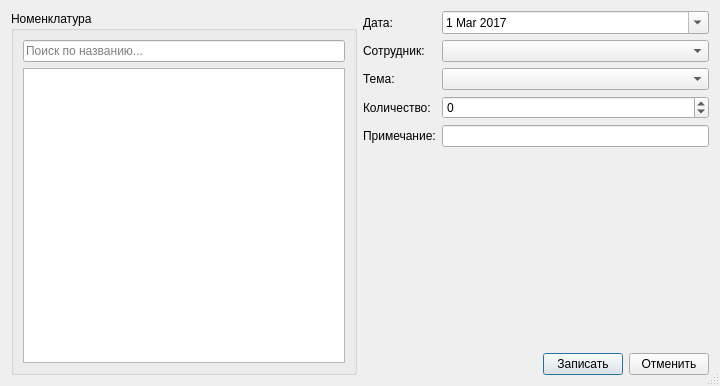
<?xml version="1.0" encoding="UTF-8"?>
<ui version="4.0">
 <class>TransactDataDialog</class>
 <widget class="QDialog" name="TransactDataDialog">
  <property name="windowModality">
   <enum>Qt::ApplicationModal</enum>
  </property>
  <property name="geometry">
   <rect>
    <x>0</x>
    <y>0</y>
    <width>720</width>
    <height>386</height>
   </rect>
  </property>
  <property name="windowTitle">
   <string>Добавить приход\расход</string>
  </property>
  <property name="sizeGripEnabled">
   <bool>true</bool>
  </property>
  <property name="modal">
   <bool>true</bool>
  </property>
  <layout class="QVBoxLayout" name="verticalLayout_3">
   <item>
    <layout class="QHBoxLayout" name="horizontalLayout_2">
     <item>
      <widget class="QGroupBox" name="grpProduct">
       <property name="title">
        <string>Номенклатура</string>
       </property>
       <layout class="QVBoxLayout" name="verticalLayout">
        <item>
         <widget class="QLineEdit" name="editProduct">
          <property name="placeholderText">
           <string>Поиск по названию...</string>
          </property>
         </widget>
        </item>
        <item>
         <widget class="QListView" name="listProduct"/>
        </item>
       </layout>
      </widget>
     </item>
     <item>
      <layout class="QVBoxLayout" name="verticalLayout_2">
       <item>
        <layout class="QFormLayout" name="formLayout">
         <item row="0" column="0">
          <widget class="QLabel" name="lblDate">
           <property name="text">
            <string>Дата:</string>
           </property>
          </widget>
         </item>
         <item row="0" column="1">
          <widget class="QDateEdit" name="dateTransact">
           <property name="showGroupSeparator" stdset="0">
            <bool>false</bool>
           </property>
           <property name="dateTime">
            <datetime>
             <hour>0</hour>
             <minute>0</minute>
             <second>0</second>
             <year>2017</year>
             <month>3</month>
             <day>1</day>
            </datetime>
           </property>
           <property name="calendarPopup">
            <bool>true</bool>
           </property>
           <property name="date">
            <date>
             <year>2017</year>
             <month>3</month>
             <day>1</day>
            </date>
           </property>
          </widget>
         </item>
         <item row="1" column="0">
          <widget class="QLabel" name="lblStaff">
           <property name="text">
            <string>Сотрудник:</string>
           </property>
          </widget>
         </item>
         <item row="1" column="1">
          <widget class="QComboBox" name="comboStaff"/>
         </item>
         <item row="2" column="0">
          <widget class="QLabel" name="lblProject">
           <property name="text">
            <string>Тема:</string>
           </property>
          </widget>
         </item>
         <item row="2" column="1">
          <widget class="QComboBox" name="comboProject"/>
         </item>
         <item row="3" column="0">
          <widget class="QLabel" name="lblDiff">
           <property name="text">
            <string>Количество:</string>
           </property>
          </widget>
         </item>
         <item row="3" column="1">
          <widget class="QSpinBox" name="spinDiff">
           <property name="maximumSize">
            <size>
             <width>16777215</width>
             <height>16777215</height>
            </size>
           </property>
           <property name="minimum">
            <number>-10000000</number>
           </property>
           <property name="maximum">
            <number>10000000</number>
           </property>
          </widget>
         </item>
         <item row="4" column="0">
          <widget class="QLabel" name="lblNote">
           <property name="text">
            <string>Примечание:</string>
           </property>
          </widget>
         </item>
         <item row="4" column="1">
          <widget class="QLineEdit" name="editNote"/>
         </item>
        </layout>
       </item>
       <item>
        <spacer name="verticalSpacer">
         <property name="orientation">
          <enum>Qt::Vertical</enum>
         </property>
         <property name="sizeHint" stdset="0">
          <size>
           <width>20</width>
           <height>40</height>
          </size>
         </property>
        </spacer>
       </item>
       <item>
        <layout class="QHBoxLayout" name="horizontalLayout">
         <item>
          <spacer name="horizontalSpacer">
           <property name="orientation">
            <enum>Qt::Horizontal</enum>
           </property>
           <property name="sizeHint" stdset="0">
            <size>
             <width>40</width>
             <height>20</height>
            </size>
           </property>
          </spacer>
         </item>
         <item>
          <widget class="QPushButton" name="btnOk">
           <property name="text">
            <string>Записать</string>
           </property>
          </widget>
         </item>
         <item>
          <widget class="QPushButton" name="btnCancel">
           <property name="text">
            <string>Отменить</string>
           </property>
          </widget>
         </item>
        </layout>
       </item>
      </layout>
     </item>
    </layout>
   </item>
  </layout>
 </widget>
 <resources/>
 <connections>
  <connection>
   <sender>btnCancel</sender>
   <signal>clicked()</signal>
   <receiver>TransactDataDialog</receiver>
   <slot>reject()</slot>
   <hints>
    <hint type="sourcelabel">
     <x>667</x>
     <y>363</y>
    </hint>
    <hint type="destinationlabel">
     <x>359</x>
     <y>192</y>
    </hint>
   </hints>
  </connection>
 </connections>
</ui>
